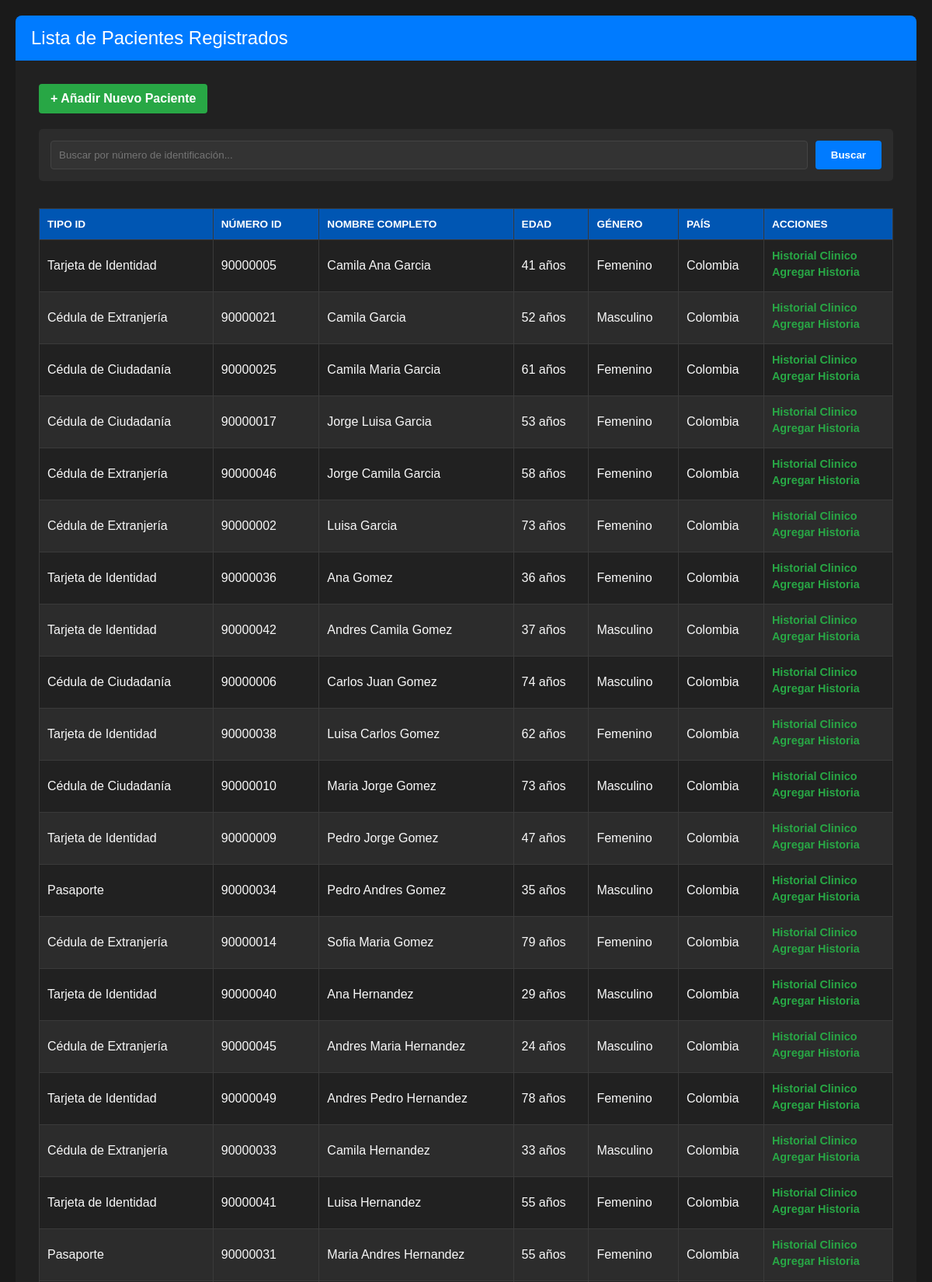
/lista_pacientes/ (upper part), run on the app's committed database.
### myapp/models.py (models this page shows, shortened)
class Paciente(models.Model):
    TIPO_ID_CHOICES = (
        ('CC', 'Cédula de Ciudadanía'),
        ('TI', 'Tarjeta de Identidad'),
        ('CE', 'Cédula de Extranjería'),
        ('PA', 'Pasaporte'),
    )
    ESTADO_CIVIL_CHOICES = (
        ('SOLTERO', 'Soltero/a'),
        ('CASADO', 'Casado/a'),
        ('DIVORCIADO', 'Divorciado/a'),
        ('VIUDO', 'Viudo/a'),
        ('UNION_LIBRE', 'Unión Libre'),
    )
    SEXO_CHOICES = (
        ('M', 'Masculino'),
        ('F', 'Femenino'),
        ('O', 'Otro'),
    )
    tipo_identificacion = models.CharField(
        max_length=3,
        choices=TIPO_ID_CHOICES,
        default='CC',
        verbose_name="Tipo de Identificación"
    )
    numero_identificacion = models.CharField(
        max_length=20,
        unique=True,
        verbose_name="Número de Identificación"
    )
    primer_nombre = models.CharField(max_length=100, verbose_name="Primer Nombre")
    segundo_nombre = models.CharField(
        max_length=100,
        blank=True,
        null=True,
        verbose_name="Segundo Nombre"
    )
    primer_apellido = models.CharField(max_length=100, verbose_name="Primer Apellido")
    segundo_apellido = models.CharField(
        max_length=100,
        blank=True,
        null=True,
        verbose_name="Segundo Apellido"
    )
    estado_civil = models.CharField(
        max_length=15,
        choices=ESTADO_CIVIL_CHOICES,
        verbose_name="Estado Civil"
    )
    fecha_nacimiento = models.DateField(verbose_name="Fecha de Nacimiento")
    pais_nacimiento = models.CharField(
        max_length=100,
        default='Colombia',
        verbose_name="País de Nacimiento"
    )
    sexo = models.CharField(
        max_length=1,
        choices=SEXO_CHOICES,
        verbose_name="Sexo"
    )
    direccion_residencia = models.CharField(
        max_length=255,
        verbose_name="Dirección de Residencia"
    )
    telefono = models.CharField(
        max_length=15,
        blank=True,
        null=True,
        verbose_name="Teléfono"
    )
    grupo_etnico = models.CharField(
        max_length=100,
        blank=True,
        null=True,
        verbose_name="Grupo Étnico"
    )
    class Meta:
        verbose_name = "Paciente"
        verbose_name_plural = "Pacientes"
        ordering = ['primer_apellido', 'primer_nombre']
    def calcular_edad(self):
        today = date.today()
        return today.year - self.fecha_nacimiento.year - ((today.month, today.day) < (self.fecha_nacimiento.month, self.fecha_nacimiento.day))
    edad = property(calcular_edad)

### myapp/views.py (the view)
# urls.py: path('lista_pacientes/', views.lista_pacientes, name='lista_pacientes'),
def lista_pacientes(request):
    busqueda = request.GET.get('q')
    if busqueda:
        pacientes = Paciente.objects.filter(numero_identificacion__icontains=busqueda)
    else:
        pacientes = Paciente.objects.all()
    context = {
        'pacientes': pacientes,
        'titulo': 'Lista de Pacientes Registrados'
    }
    return render(request, 'lista_pacientes.html', context)

### myapp/templates/lista_pacientes.html (shortened to what this page needs)
{% load static %}
<!DOCTYPE html>
<html lang="es">
<head>
</head>
<body>
<div class="container">
    <div class="header-title">
        {{ titulo }}
    </div>
    <div class="content-body">
        <a href="{% url 'crear_paciente' %}" class="add-button">
            + Añadir Nuevo Paciente
        </a>
        <div class="search-container">
            <form method="GET" action="" style="display: flex; width: 100%; gap: 10px;">
                <input type="text" name="q" class="search-input" placeholder="Buscar por número de identificación..." value="{{ request.GET.q }}">
                <button type="submit" class="search-button">Buscar</button>
            </form>
        </div>
        {% if pacientes %}
        <div class="table-container">
            <table class="paciente-table">
                <thead>
                    <tr>
                        <th>Tipo ID</th>
                        <th>Número ID</th>
                        <th>Nombre Completo</th>
                        <th>Edad</th>
                        <th>Género</th>
                        <th>País</th>
                        <th>Acciones</th>
                    </tr>
                </thead>
                <tbody>
                    {% for paciente in pacientes %}
                    <tr>
                        <td>{{ paciente.get_tipo_identificacion_display }}</td>
                        <td>{{ paciente.numero_identificacion }}</td>
                        <td>
                            {{ paciente.primer_nombre }}
                            {% if paciente.segundo_nombre %} {{ paciente.segundo_nombre }} {% endif %}
                            {{ paciente.primer_apellido }}
                        </td>
                        <td>{{ paciente.edad }} años</td>
                        <td>{{ paciente.get_sexo_display }}</td>
                        <td>{{ paciente.pais_nacimiento }}</td>
                        <td>
                            <a href="{% url 'historial_clinico' pk=paciente.pk %}" class="action-link">Historial Clinico</a>
                            <a href="{% url 'agregar_historia_clinica' pk=paciente.pk %}" class="action-link">Agregar Historia</a>
                        </td>
                    </tr>
                    {% endfor %}
                </tbody>
            </table>
        </div>
        {% else %}
            <div style="text-align: center; padding: 20px; background-color: #2c2c2c; border-radius: 4px;">
                <p>No se encontraron pacientes con ese criterio de búsqueda.</p>
            </div>
        {% endif %}
        <br>
    </div>
</div>
</body>
</html>

### myapp/templates/lista_pacientes.html (style rules this page uses)
body { font-family: Arial, sans-serif; background-color: #1a1a1a; color: #f8f8f8; margin: 0; padding: 20px; }
.container { max-width: 1400px; margin: 0 auto; background-color: #212121; border-radius: 8px; padding: 0; }
.header-title { background-color: #007bff; color: white; padding: 15px 20px; border-radius: 8px 8px 0 0; font-size: 1.5em; display: flex; justify-content: space-between; align-items: center; }
.content-body { padding: 30px; }
.search-container { display: flex; gap: 10px; margin-bottom: 20px; background-color: #2c2c2c; padding: 15px; border-radius: 5px; }
.search-input { flex-grow: 1; padding: 10px; border: 1px solid #444; border-radius: 4px; background-color: #333; color: white; }
.search-button { padding: 10px 20px; background-color: #007bff; color: white; border: none; border-radius: 4px; cursor: pointer; font-weight: bold; }
.table-container { overflow-x: auto; margin-top: 20px; }
.paciente-table { width: 100%; border-collapse: collapse; margin-top: 15px; }
.paciente-table th, .paciente-table td { border: 1px solid #3a3a3a; padding: 12px 10px; text-align: left; vertical-align: middle; }
.paciente-table th { background-color: #0056b3; color: white; font-weight: bold; text-transform: uppercase; font-size: 0.85em; }
.paciente-table tr:nth-child(even) { background-color: #2c2c2c; }
.action-link { color: #28a745; text-decoration: none; font-weight: bold; font-size: 0.9em; display: block; margin-bottom: 5px; }
.add-button { display: inline-block; padding: 10px 15px; margin-bottom: 20px; background-color: #28a745; color: white; text-decoration: none; border-radius: 4px; font-weight: bold; }

### data on the page
Paciente: tipo_identificacion "Tarjeta de Identidad", numero_identificacion "90000005", primer_nombre "Camila", segundo_nombre "Ana", primer_apellido "Garcia", edad "41", sexo "Femenino", pais_nacimiento "Colombia"
Paciente: tipo_identificacion "Cédula de Extranjería", numero_identificacion "90000021", primer_nombre "Camila", primer_apellido "Garcia", edad "52", sexo "Masculino", pais_nacimiento "Colombia"
Paciente: tipo_identificacion "Cédula de Ciudadanía", numero_identificacion "90000025", primer_nombre "Camila", segundo_nombre "Maria", primer_apellido "Garcia", edad "61", sexo "Femenino", pais_nacimiento "Colombia"
Paciente: tipo_identificacion "Cédula de Ciudadanía", numero_identificacion "90000017", primer_nombre "Jorge", segundo_nombre "Luisa", primer_apellido "Garcia", edad "53", sexo "Femenino", pais_nacimiento "Colombia"
Paciente: tipo_identificacion "Cédula de Extranjería", numero_identificacion "90000046", primer_nombre "Jorge", segundo_nombre "Camila", primer_apellido "Garcia", edad "58", sexo "Femenino", pais_nacimiento "Colombia"
Paciente: tipo_identificacion "Cédula de Extranjería", numero_identificacion "90000002", primer_nombre "Luisa", primer_apellido "Garcia", edad "73", sexo "Femenino", pais_nacimiento "Colombia"
Paciente: tipo_identificacion "Tarjeta de Identidad", numero_identificacion "90000036", primer_nombre "Ana", primer_apellido "Gomez", edad "36", sexo "Femenino", pais_nacimiento "Colombia"
Paciente: tipo_identificacion "Tarjeta de Identidad", numero_identificacion "90000042", primer_nombre "Andres", segundo_nombre "Camila", primer_apellido "Gomez", edad "37", sexo "Masculino", pais_nacimiento "Colombia"
Paciente: tipo_identificacion "Cédula de Ciudadanía", numero_identificacion "90000006", primer_nombre "Carlos", segundo_nombre "Juan", primer_apellido "Gomez", edad "74", sexo "Masculino", pais_nacimiento "Colombia"
Paciente: tipo_identificacion "Tarjeta de Identidad", numero_identificacion "90000038", primer_nombre "Luisa", segundo_nombre "Carlos", primer_apellido "Gomez", edad "62", sexo "Femenino", pais_nacimiento "Colombia"
Paciente: tipo_identificacion "Cédula de Ciudadanía", numero_identificacion "90000010", primer_nombre "Maria", segundo_nombre "Jorge", primer_apellido "Gomez", edad "73", sexo "Masculino", pais_nacimiento "Colombia"
Paciente: tipo_identificacion "Tarjeta de Identidad", numero_identificacion "90000009", primer_nombre "Pedro", segundo_nombre "Jorge", primer_apellido "Gomez", edad "47", sexo "Femenino", pais_nacimiento "Colombia"
Paciente: tipo_identificacion "Pasaporte", numero_identificacion "90000034", primer_nombre "Pedro", segundo_nombre "Andres", primer_apellido "Gomez", edad "35", sexo "Masculino", pais_nacimiento "Colombia"
Paciente: tipo_identificacion "Cédula de Extranjería", numero_identificacion "90000014", primer_nombre "Sofia", segundo_nombre "Maria", primer_apellido "Gomez", edad "79", sexo "Femenino", pais_nacimiento "Colombia"
Paciente: tipo_identificacion "Tarjeta de Identidad", numero_identificacion "90000040", primer_nombre "Ana", primer_apellido "Hernandez", edad "29", sexo "Masculino", pais_nacimiento "Colombia"
Paciente: tipo_identificacion "Cédula de Extranjería", numero_identificacion "90000045", primer_nombre "Andres", segundo_nombre "Maria", primer_apellido "Hernandez", edad "24", sexo "Masculino", pais_nacimiento "Colombia"
Paciente: tipo_identificacion "Tarjeta de Identidad", numero_identificacion "90000049", primer_nombre "Andres", segundo_nombre "Pedro", primer_apellido "Hernandez", edad "78", sexo "Femenino", pais_nacimiento "Colombia"
Paciente: tipo_identificacion "Cédula de Extranjería", numero_identificacion "90000033", primer_nombre "Camila", primer_apellido "Hernandez", edad "33", sexo "Masculino", pais_nacimiento "Colombia"
Paciente: tipo_identificacion "Tarjeta de Identidad", numero_identificacion "90000041", primer_nombre "Luisa", primer_apellido "Hernandez", edad "55", sexo "Femenino", pais_nacimiento "Colombia"
Paciente: tipo_identificacion "Pasaporte", numero_identificacion "90000031", primer_nombre "Maria", segundo_nombre "Andres", primer_apellido "Hernandez", edad "55", sexo "Femenino", pais_nacimiento "Colombia"

### other printed values
{{ titulo }} "Lista de Pacientes Registrados"
